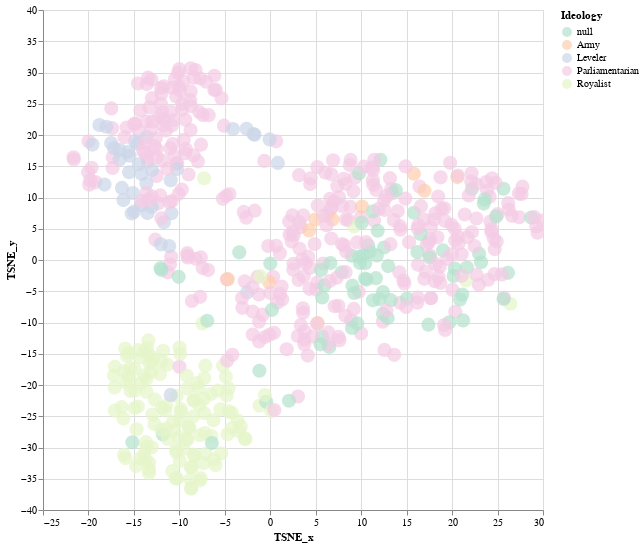

The cell this chart's notebook holds for it:
### Code cell
# chart 1 plots TSNE_x vs TSNE_y
chart1 = alt.Chart(new_res).mark_circle(size=200).encode(
    x='TSNE_x',
    y='TSNE_y',
    color = alt.Color('Ideology', scale = alt.Scale(scheme = 'pastel2'))
).properties(
    width=500,
    height=500).interactive()

# chart 2 represents the three newsbooks (361, 413, 308) that are quite similar from Jiccard

data = pd.DataFrame({
    'TSNE_x': new_res.loc[[361, 413, 308],:]['TSNE_x'],
    'TSNE_y': new_res.loc[[361, 413, 308],:]['TSNE_y'],
    'color' : ['black', 'brown', 'hotpink']
})
chart2 = alt.Chart(data).mark_point(filled=True, size=200).encode(
    x='TSNE_x',
    y='TSNE_y',
    color=alt.Color('color', scale = None)
)
# print(res.loc[[361, 413, 308],:])
chart1 #+chart2

### Figure 1 — Vega-Lite specification as saved in the notebook (floating-point values rounded to 4 significant figures; data arrays with more than 128 entries replaced by an {"elided": "..."} marker saying what was removed)
{"config": {"view": {"continuousWidth": 400, "continuousHeight": 300}}, "data": {"name": "data-43c3caeeeacdb0ecb785a90dc1466695"}, "mark": {"type": "circle", "size": 200}, "encoding": {"color": {"type": "nominal", "field": "Ideology", "scale": {"scheme": "pastel2"}}, "x": {"type": "quantitative", "field": "TSNE_x"}, "y": {"type": "quantitative", "field": "TSNE_y"}}, "height": 500, "selection": {"selector001": {"type": "interval", "bind": "scales", "encodings": ["x", "y"]}}, "width": 500, "$schema": "https://vega.github.io/schema/vega-lite/v4.8.1.json", "datasets": {"data-43c3caeeeacdb0ecb785a90dc1466695": {"elided": "607 records"}}}
